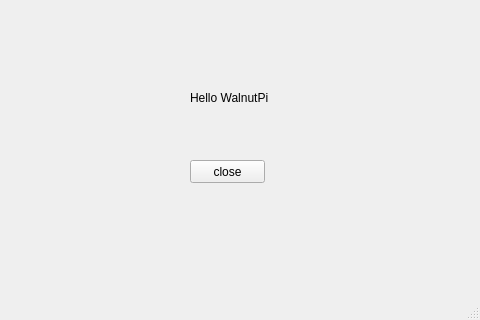
<?xml version="1.0" encoding="UTF-8"?>
<ui version="4.0">
 <class>MainWindow</class>
 <widget class="QMainWindow" name="MainWindow">
  <property name="geometry">
   <rect>
    <x>0</x>
    <y>0</y>
    <width>480</width>
    <height>320</height>
   </rect>
  </property>
  <property name="windowTitle">
   <string>MainWindow</string>
  </property>
  <widget class="QWidget" name="centralwidget">
   <widget class="QPushButton" name="pushButton">
    <property name="geometry">
     <rect>
      <x>190</x>
      <y>160</y>
      <width>75</width>
      <height>23</height>
     </rect>
    </property>
    <property name="text">
     <string>close</string>
    </property>
   </widget>
   <widget class="QLabel" name="label">
    <property name="geometry">
     <rect>
      <x>190</x>
      <y>90</y>
      <width>91</width>
      <height>16</height>
     </rect>
    </property>
    <property name="text">
     <string>Hello WalnutPi</string>
    </property>
   </widget>
  </widget>
  <widget class="QMenuBar" name="menubar">
   <property name="geometry">
    <rect>
     <x>0</x>
     <y>0</y>
     <width>480</width>
     <height>22</height>
    </rect>
   </property>
  </widget>
  <widget class="QStatusBar" name="statusbar"/>
 </widget>
 <resources/>
 <connections>
  <connection>
   <sender>pushButton</sender>
   <signal>clicked()</signal>
   <receiver>MainWindow</receiver>
   <slot>close()</slot>
   <hints>
    <hint type="sourcelabel">
     <x>233</x>
     <y>197</y>
    </hint>
    <hint type="destinationlabel">
     <x>345</x>
     <y>193</y>
    </hint>
   </hints>
  </connection>
 </connections>
</ui>
